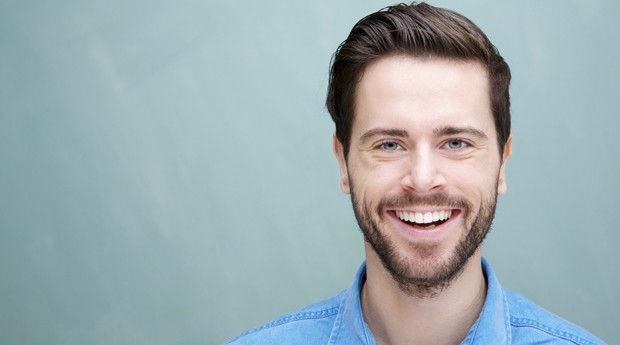
#> input picture img/a.jpg, 620 x 345 px
$ python -i RemoveBackground.py   (imports and definitions only)
#> lines starting #> are read from the running program, lines starting #| are printed output that depends on the picture; after the words box and inside, x2 and y2 are one past the last pixel; in counts of white or black regions, pixels touching at a corner belong together
#> further down, picture is the input picture: shape (345, 620, 3); mean B, G, R 176.2, 172.9, 156.1
import cv2
import numpy as np

#== Parameters =======================================================================
BLUR = 21
CANNY_THRESH_1 = 10
CANNY_THRESH_2 = 200
MASK_DILATE_ITER = 10
MASK_ERODE_ITER = 10
MASK_COLOR = (1.0,1.0,1.0) # In BGR format

def removeBackground(img) :

    gray = cv2.cvtColor(img,cv2.COLOR_BGR2GRAY)
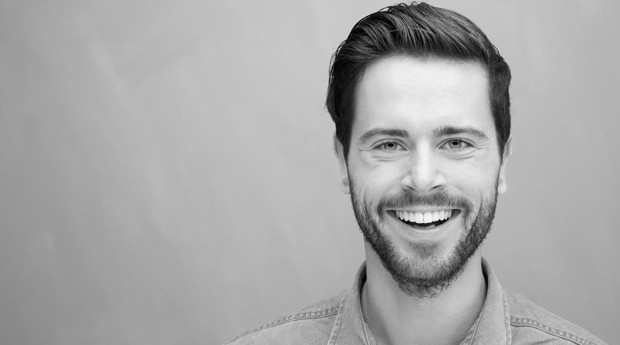
#> gray: shape (345, 620); min 0, max 250, mean 168.3

    #-- Edge detection -------------------------------------------------------------------
    edges = cv2.Canny(gray, CANNY_THRESH_1, CANNY_THRESH_2)
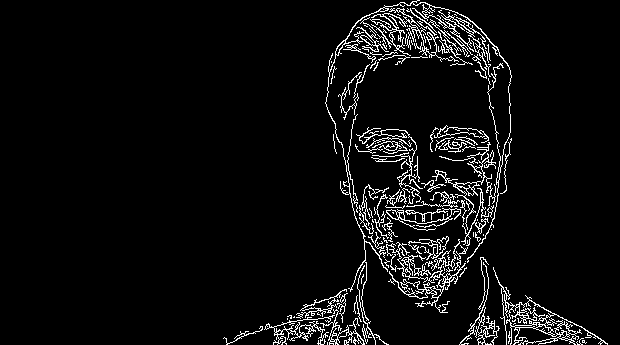
#> edges: shape (345, 620); 5.4% white in thin lines or dots, all inside (x1, y1, x2, y2) = (223, 0, 608, 345)
    edges = cv2.dilate(edges, None)
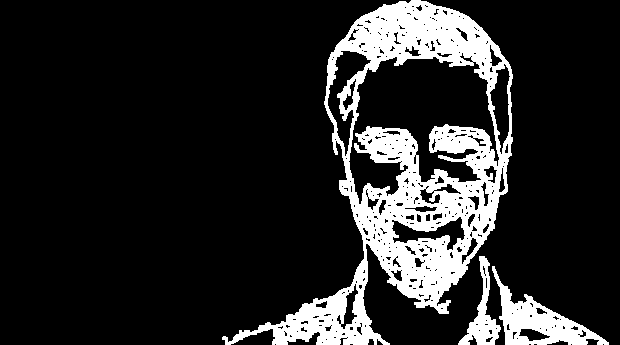
#> edges: shape (345, 620); 15.4% white; 3 white regions, box (x1, y1, x2, y2) and area: (222, 0, 513, 345) 28841, (492, 266, 609, 345) 2970, (458, 256, 501, 345) 1214
    edges = cv2.erode(edges, None)
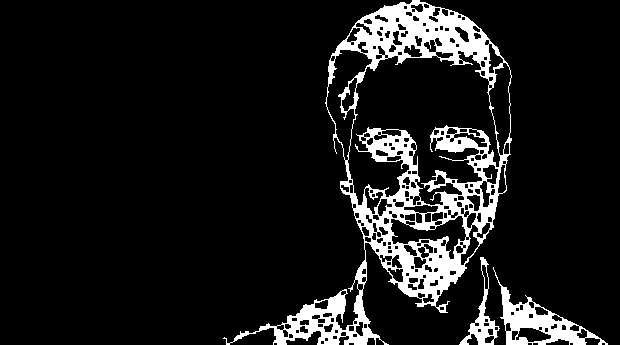
#> edges: shape (345, 620); 10.3% white; 3 white regions

    #-- Find contours in edges, sort by area ---------------------------------------------
    contour_info = []
    contours, b = cv2.findContours(edges, cv2.RETR_LIST, cv2.CHAIN_APPROX_NONE)
#> contours = 267 contours, 90 with area under 20; largest, box (x1, y1, x2, y2) and area: (223, 0, 512, 345) 44324, (347, 50, 501, 206) 14410, (493, 267, 608, 345) 2730, (326, 49, 373, 161) 2040, (390, 215, 467, 260) 1418; b = 267 rows, first 6: [1, -1, -1, -1], [2, 0, -1, -1], [3, 1, -1, -1], [4, 2, -1, -1], [5, 3, -1, -1], [6, 4, -1, -1]
    # Previously, for a previous version of cv2, this line was:
    #  contours, _ = cv2.findContours(edges, cv2.RETR_LIST, cv2.CHAIN_APPROX_NONE)
    # Thanks to notes from commenters, I've updated the code but left this note
    for c in contours:
        contour_info.append((
            c,
            cv2.isContourConvex(c),
            cv2.contourArea(c),
        ))
#> after the loop, contour_info = 267 items
    contour_info = sorted(contour_info, key=lambda c: c[2], reverse=True)
    max_contour = contour_info[0]
#> max_contour = 3 items, first 3: contour of 1600 points, box (x1, y1, x2, y2) (223, 0, 512, 345), area 44324, False, 44324


    #-- Create empty mask, draw filled polygon on it corresponding to largest contour ----
    # Mask is black, polygon is white
    mask = np.zeros(edges.shape)
    cv2.fillConvexPoly(mask, max_contour[0], (255))
#> mask: shape (345, 620) float64; 21.8% white; 1 white region, box (x1, y1, x2, y2) and area: (223, 0, 512, 345) 46663

    #-- Smooth mask, then blur it --------------------------------------------------------
    mask = cv2.dilate(mask, None, iterations=MASK_DILATE_ITER)
#> mask: shape (345, 620) float64; 28.5% white; 1 white region, box (x1, y1, x2, y2) and area: (213, 0, 522, 345) 61067
    mask = cv2.erode(mask, None, iterations=MASK_ERODE_ITER)
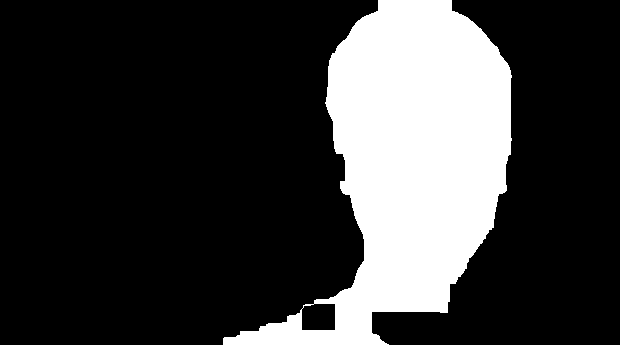
#> mask: shape (345, 620) float64; 22.8% white; 1 white region, box (x1, y1, x2, y2) and area: (223, 0, 512, 345) 48727
    mask = cv2.GaussianBlur(mask, (BLUR, BLUR), 0)
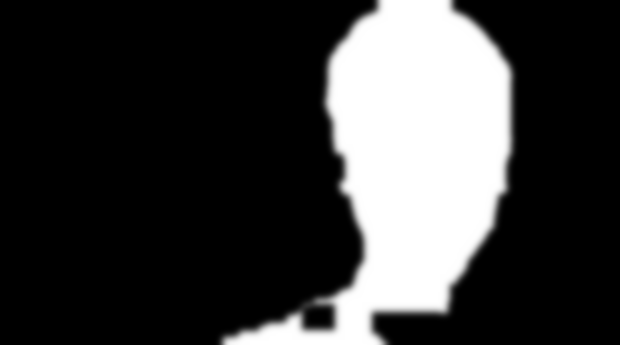
#> mask: shape (345, 620) float64; min 0, max 255, mean 58.1; drawn with min black and max white
    mask_stack = np.dstack([mask]*3)    # Create 3-channel alpha mask

    #-- Blend masked img into MASK_COLOR background --------------------------------------
    mask_stack  = mask_stack.astype('float32') / 255.0          # Use float matrices,
    img = img.astype('float32') / 255.0                 #  for easy blending

    masked = (mask_stack * img) + ((1-mask_stack) * MASK_COLOR) # Blend
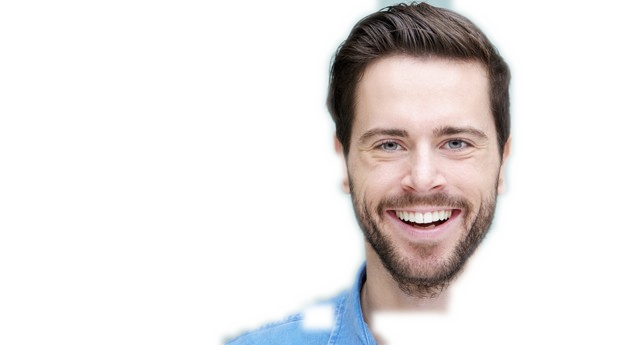
#> masked: shape (345, 620, 3) float64; mean of channels 0, 1, 2 0.895, 0.898, 0.913; drawn as B, G, R
    masked = (masked * 255).astype('uint8')                     # Convert back to 8-bit

    cv2.imshow('img', masked)                                   # Display
    cv2.imwrite('img/aaa.jpg', masked)           # Save

    return masked

>>> import cv2
>>> picture = cv2.imread('img/a.jpg')
>>> result = removeBackground(picture)

$ run again, on img/b.jpg
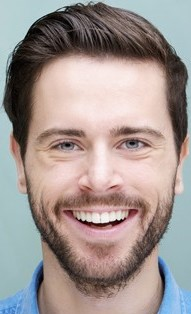
#> input picture img/b.jpg, 191 x 314 px
#> picture is the input picture: shape (314, 191, 3); mean B, G, R 145.8, 149.3, 161.1
#> in removeBackground, `edges = cv2.erode(edges, None)`:
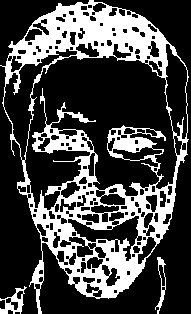
#> edges: shape (314, 191); 28% white; 3 white regions
#> contours = 203 contours, 70 with area under 20; largest, box (x1, y1, x2, y2) and area: (0, 0, 189, 314) 41058, (24, 55, 178, 211) 14722, (3, 48, 78, 161) 2094, (165, 43, 188, 140) 1488, (67, 215, 140, 262) 1146; b = 203 rows, first 6: [1, -1, -1, -1], [2, 0, -1, -1], [3, 1, -1, -1], [4, 2, -1, -1], [5, 3, -1, -1], [6, 4, -1, -1]
#> after the loop in removeBackground, `for c in contours:`: contour_info = 203 items
#> max_contour = 3 items, first 3: contour of 975 points, box (x1, y1, x2, y2) (0, 0, 189, 314), area 41058, False, 41057.5
#> in removeBackground, `masked = (mask_stack * img) + ((1-mask_stack) * MASK_COLOR)`:
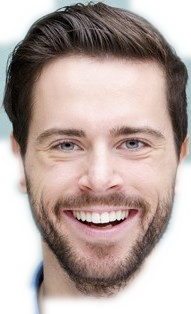
#> masked: shape (314, 191, 3) float64; mean of channels 0, 1, 2 0.641, 0.661, 0.724; drawn as B, G, R

$ run again, on img/c.jpg
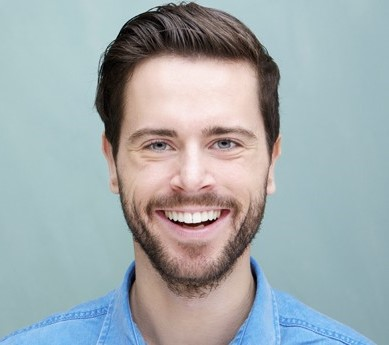
#> input picture img/c.jpg, 389 x 345 px
#> picture is the input picture: shape (345, 389, 3); mean B, G, R 173.8, 170.7, 160.7
#> in removeBackground, `edges = cv2.erode(edges, None)`:
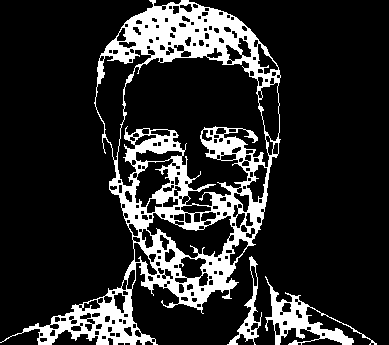
#> edges: shape (345, 389); 16.3% white; 3 white regions
#> contours = 265 contours, 97 with area under 20; largest, box (x1, y1, x2, y2) and area: (0, 0, 281, 345) 45488, (117, 55, 270, 207) 13070, (95, 49, 152, 161) 2294, (146, 212, 235, 259) 2012, (265, 276, 377, 345) 1694; b = 265 rows, first 6: [1, -1, -1, -1], [2, 0, -1, -1], [3, 1, -1, -1], [4, 2, -1, -1], [5, 3, -1, -1], [6, 4, -1, -1]
#> after the loop in removeBackground, `for c in contours:`: contour_info = 265 items
#> max_contour = 3 items, first 3: contour of 1496 points, box (x1, y1, x2, y2) (0, 0, 281, 345), area 45488, False, 45488
#> in removeBackground, `masked = (mask_stack * img) + ((1-mask_stack) * MASK_COLOR)`:
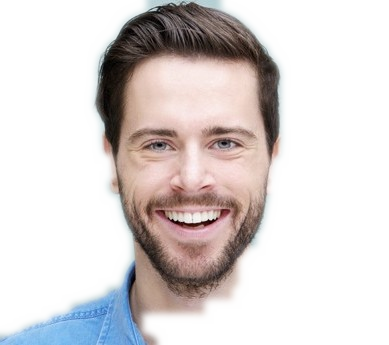
#> masked: shape (345, 389, 3) float64; mean of channels 0, 1, 2 0.832, 0.835, 0.858; drawn as B, G, R
